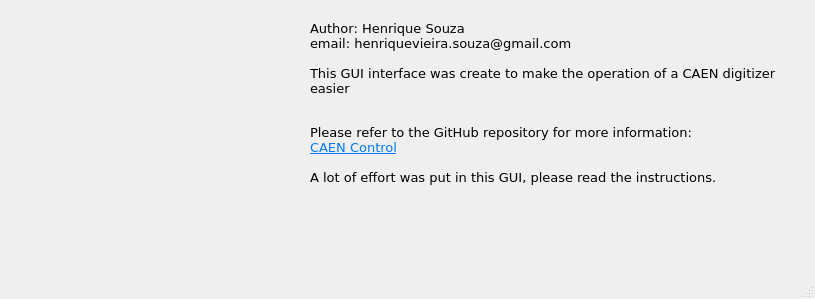
<?xml version="1.0" encoding="UTF-8"?>
<ui version="4.0">
 <class>About</class>
 <widget class="QMainWindow" name="About">
  <property name="geometry">
   <rect>
    <x>0</x>
    <y>0</y>
    <width>815</width>
    <height>299</height>
   </rect>
  </property>
  <property name="windowTitle">
   <string>About</string>
  </property>
  <widget class="QWidget" name="centralwidget">
   <widget class="QLabel" name="label">
    <property name="geometry">
     <rect>
      <x>20</x>
      <y>30</y>
      <width>265</width>
      <height>200</height>
     </rect>
    </property>
    <property name="text">
     <string/>
    </property>
    <property name="pixmap">
     <pixmap>../../.repo_img/computer-nerd.jpg</pixmap>
    </property>
    <property name="scaledContents">
     <bool>true</bool>
    </property>
    <property name="wordWrap">
     <bool>false</bool>
    </property>
   </widget>
   <widget class="QLabel" name="label_2">
    <property name="geometry">
     <rect>
      <x>310</x>
      <y>20</y>
      <width>471</width>
      <height>421</height>
     </rect>
    </property>
    <property name="minimumSize">
     <size>
      <width>471</width>
      <height>421</height>
     </size>
    </property>
    <property name="maximumSize">
     <size>
      <width>471</width>
      <height>421</height>
     </size>
    </property>
    <property name="font">
     <font>
      <family>DejaVu Sans</family>
      <pointsize>10</pointsize>
     </font>
    </property>
    <property name="autoFillBackground">
     <bool>false</bool>
    </property>
    <property name="text">
     <string>&lt;html&gt;&lt;head/&gt;&lt;body&gt;&lt;p&gt;Author: Henrique Souza&lt;br/&gt;email: henriquevieira.souza@gmail.com&lt;br/&gt;&lt;br/&gt;This GUI interface was create to make the operation of a CAEN digitizer easier&lt;/p&gt;&lt;p&gt;&lt;br/&gt;Please refer to the GitHub repository for more information:&lt;br/&gt;&lt;a href=&quot;http://github.com/hvsouza/CAEN_Control/&quot;&gt;&lt;span style=&quot; text-decoration: underline; color:#007af4;&quot;&gt;CAEN Control&lt;/span&gt;&lt;/a&gt;&lt;br/&gt;&lt;br/&gt;A lot of effort was put in this GUI, please read the instructions. &lt;/p&gt;&lt;/body&gt;&lt;/html&gt;</string>
    </property>
    <property name="scaledContents">
     <bool>true</bool>
    </property>
    <property name="alignment">
     <set>Qt::AlignLeading|Qt::AlignLeft|Qt::AlignTop</set>
    </property>
    <property name="wordWrap">
     <bool>true</bool>
    </property>
    <property name="openExternalLinks">
     <bool>true</bool>
    </property>
   </widget>
  </widget>
  <widget class="QMenuBar" name="menubar">
   <property name="geometry">
    <rect>
     <x>0</x>
     <y>0</y>
     <width>815</width>
     <height>24</height>
    </rect>
   </property>
  </widget>
  <widget class="QStatusBar" name="statusbar"/>
 </widget>
 <resources/>
 <connections/>
</ui>
